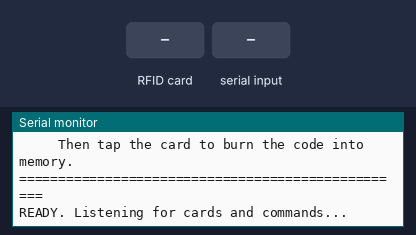
This sketch was run on a simulated ESP8266 (NodeMCU). Shown: the last lines printed to the serial monitor. The inputs (shaded band) are chosen by the test bench.

Above: at 1.8 s.
1.9 s: RFID card 5E 7A 19 C4 held to the reader
At 2.6 s:
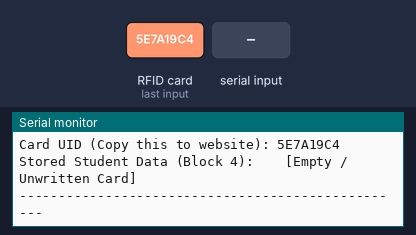
3.4 s: "HELP\n" received over Serial
At 4.8 s:
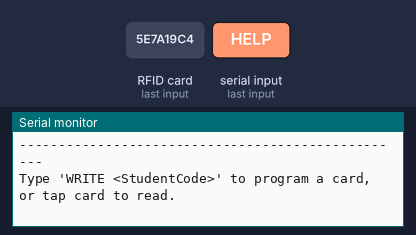

The sketch:

esp8266_rfid_card_programmer.ino
```cpp
/**
 * ==============================================================================
 * DHAKA MODEL COLLEGE — DESK RFID CARD PROGRAMMER & WRITER TOOL
 * ==============================================================================
 * Purpose:
 *   Use this at the Admin desk via USB to read, write, and burn student
 *   data onto RFID cards. No Wi-Fi required!
 *
 * Hardware:
 *   - ESP8266 NodeMCU V3 (CH340)
 *   - MFRC522 RC522 13.56MHz RFID Reader
 *   - 13.56 MHz RFID Cards / Keyfobs (Mifare Classic 1K)
 *
 * Wiring (Same as Gate Scanner):
 *   RC522 SDA / SS -> ESP8266 D2 (GPIO4)
 *   RC522 SCK      -> ESP8266 D5 (GPIO14)
 *   RC522 MOSI     -> ESP8266 D7 (GPIO13)
 *   RC522 MISO     -> ESP8266 D6 (GPIO12)
 *   RC522 RST      -> ESP8266 D1 (GPIO5)
 *   RC522 3.3V     -> ESP8266 3V3
 *   RC522 GND      -> ESP8266 GND
 *
 * How to Use (Serial Monitor at 115200 baud):
 *   1. Just tap any card to READ its factory UID & stored Student Data.
 *   2. To WRITE, type in Serial Monitor:
 *        WRITE DMC-2026-102
 *      Then tap the card to burn the student code to Block 4!
 * ==============================================================================
 */

#include <Arduino.h>
#include <SPI.h>
#include <MFRC522.h>

#define SS_PIN  D2   // GPIO4 - RC522 SDA
#define RST_PIN D1   // GPIO5 - RC522 RST
const byte TARGET_BLOCK = 4; // Sector 1, Block 0

MFRC522 rfid(SS_PIN, RST_PIN);
MFRC522::MIFARE_Key defaultKey;

bool isWriteMode = false;
String pendingWriteData = "";
String lastScannedUID = "";
unsigned long lastScanMillis = 0;

String getNormalizedUID(MFRC522::Uid *uid) {
    String hexUID = "";
    for (byte i = 0; i < uid->size; i++) {
        if (uid->uidByte[i] < 0x10) hexUID += "0";
        hexUID += String(uid->uidByte[i], HEX);
    }
    hexUID.toUpperCase();
    return hexUID;
}

bool writeBlock(byte blockAddr, const String& text) {
    byte sector = blockAddr / 4;
    byte trailerBlock = (sector * 4) + 3;

    MFRC522::StatusCode status = rfid.PCD_Authenticate(
        MFRC522::PICC_CMD_MF_AUTH_KEY_A,
        trailerBlock,
        &defaultKey,
        &(rfid.uid)
    );

    if (status != MFRC522::STATUS_OK) {
        Serial.print("Auth failed: ");
        Serial.println(rfid.GetStatusCodeName(status));
        return false;
    }

    byte buffer[16];
    memset(buffer, ' ', 16);
    size_t len = text.length();
    if (len > 16) len = 16;
    memcpy(buffer, text.c_str(), len);

    status = rfid.MIFARE_Write(blockAddr, buffer, 16);
    if (status != MFRC522::STATUS_OK) {
        Serial.print("Write failed: ");
        Serial.println(rfid.GetStatusCodeName(status));
        return false;
    }
    return true;
}

String readBlock(byte blockAddr) {
    byte sector = blockAddr / 4;
    byte trailerBlock = (sector * 4) + 3;

    MFRC522::StatusCode status = rfid.PCD_Authenticate(
        MFRC522::PICC_CMD_MF_AUTH_KEY_A,
        trailerBlock,
        &defaultKey,
        &(rfid.uid)
    );

    if (status != MFRC522::STATUS_OK) return "";

    byte buffer[18];
    byte byteCount = sizeof(buffer);
    status = rfid.MIFARE_Read(blockAddr, buffer, &byteCount);
    if (status != MFRC522::STATUS_OK) return "";

    String result = "";
    for (byte i = 0; i < 16; i++) {
        if (buffer[i] >= 32 && buffer[i] <= 126) {
            result += (char)buffer[i];
        }
    }
    result.trim();
    return result;
}

void setup() {
    Serial.begin(115200);
    delay(500);

    for (byte i = 0; i < 6; i++) defaultKey.keyByte[i] = 0xFF;

    SPI.begin();
    rfid.PCD_Init();
    delay(50);

    Serial.println();
    Serial.println("==================================================");
    Serial.println("DHAKA MODEL COLLEGE — RFID CARD WRITER & READER");
    Serial.println("==================================================");
    Serial.println("INSTRUCTIONS:");
    Serial.println("  1. Tap any card to READ its UID and Student Data.");
    Serial.println("  2. To WRITE, type in Serial Monitor:");
    Serial.println("       WRITE <StudentCode>");
    Serial.println("     Example: WRITE DMC-2026-102");
    Serial.println("     Then tap the card to burn the code into memory.");
    Serial.println("==================================================");
    Serial.println("READY. Listening for cards and commands...\n");
}

void loop() {
    // 1. Check Serial input for WRITE command
    if (Serial.available()) {
        String input = Serial.readStringUntil('\n');
        input.trim();

        if (input.startsWith("WRITE ") || input.startsWith("write ")) {
            pendingWriteData = input.substring(6);
            pendingWriteData.trim();

            if (pendingWriteData.length() > 0) {
                isWriteMode = true;
                Serial.println("--------------------------------------------------");
                Serial.println(">>> WRITE MODE ENGAGED <<<");
                Serial.print("Target Data: [");
                Serial.print(pendingWriteData);
                Serial.println("]");
                Serial.println("PLEASE TAP THE RFID CARD ON THE READER NOW...");
                Serial.println("--------------------------------------------------");
            }
        } else if (input.equalsIgnoreCase("HELP")) {
            Serial.println("Type 'WRITE <StudentCode>' to program a card, or tap card to read.");
        }
    }

    // 2. Poll for card
    if (!rfid.PICC_IsNewCardPresent()) {
        delay(20);
        return;
    }
    if (!rfid.PICC_ReadCardSerial()) {
        delay(20);
        return;
    }

    String uid = getNormalizedUID(&(rfid.uid));

    // Handle Write
    if (isWriteMode) {
        Serial.println("--------------------------------------------------");
        Serial.print("CARD DETECTED! UID: ");
        Serial.println(uid);

        bool writeOk = writeBlock(TARGET_BLOCK, pendingWriteData);
        if (writeOk) {
            String verified = readBlock(TARGET_BLOCK);
            Serial.println("STATUS: [SUCCESS] Card successfully programmed!");
            Serial.print("Card UID (Copy to Website): ");
            Serial.println(uid);
            Serial.print("Verified Written Data:      ");
            Serial.println(verified);
        } else {
            Serial.println("STATUS: [FAILED] Could not write to card.");
        }
        Serial.println("--------------------------------------------------\n");

        isWriteMode = false;
        pendingWriteData = "";
    } else {
        // Read Mode
        unsigned long now = millis();
        if (uid == lastScannedUID && (now - lastScanMillis < 3000)) {
            rfid.PICC_HaltA();
            rfid.PCD_StopCrypto1();
            delay(50);
            return;
        }
        lastScannedUID = uid;
        lastScanMillis = now;

        Serial.println("--------------------------------------------------");
        Serial.println("CARD SCANNED:");
        Serial.print("Card UID (Copy this to website): ");
        Serial.println(uid);

        String storedData = readBlock(TARGET_BLOCK);
        Serial.print("Stored Student Data (Block 4):    ");
        if (storedData.length() > 0) {
            Serial.println(storedData);
        } else {
            Serial.println("[Empty / Unwritten Card]");
        }
        Serial.println("--------------------------------------------------\n");
    }

    rfid.PICC_HaltA();
    rfid.PCD_StopCrypto1();
    yield();
}
```

Measured:
- after the input at 1.9 s, the serial monitor: prints a new line at once (image 1)
- after the input at 3.4 s, the serial monitor: prints a new line at once (image 2)
